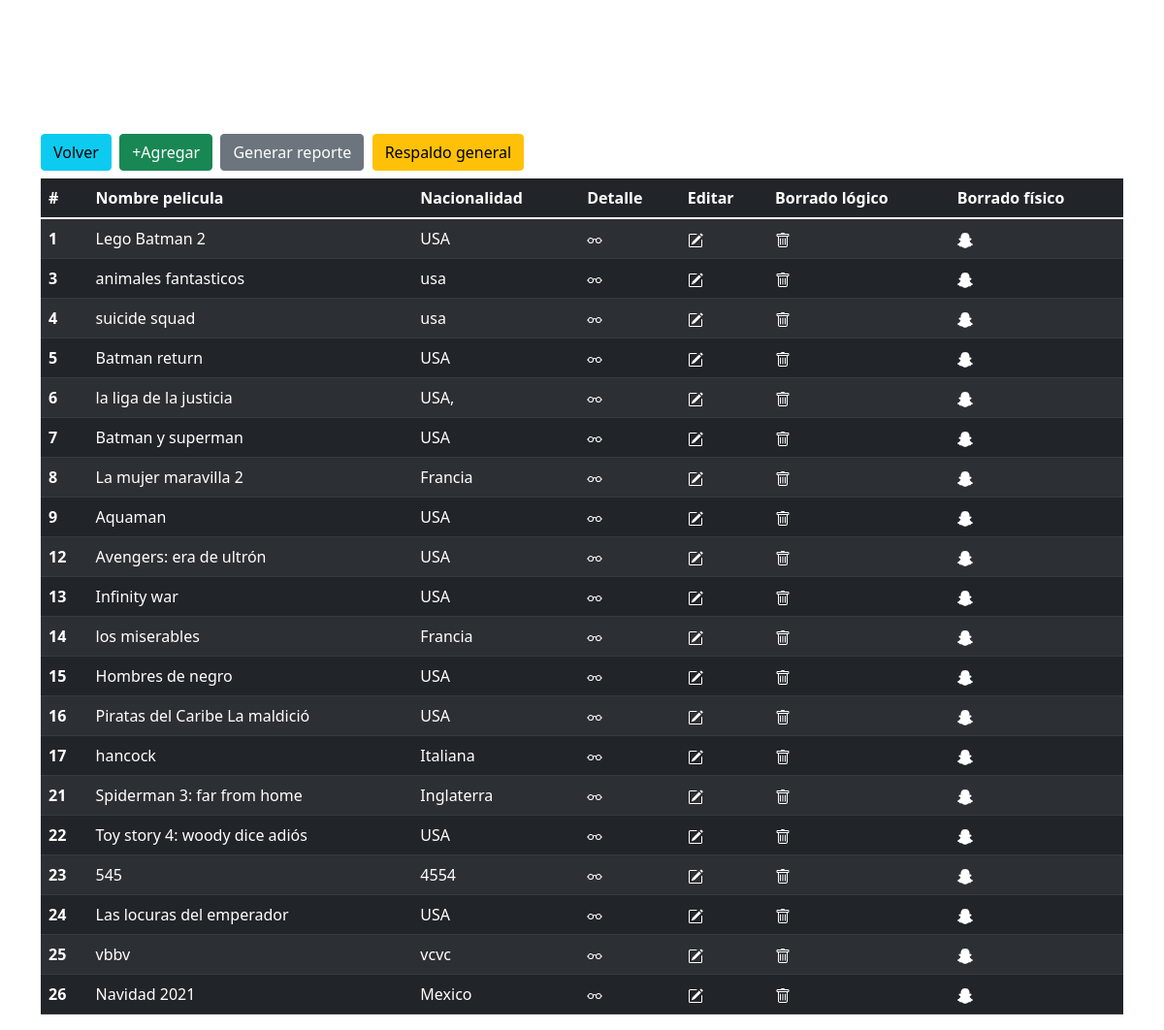
Page /peliculas2.php on the committed database.
### tables this page shows
CREATE TABLE `pelicula` (
  `idPelicula` int(11) NOT NULL,
  `nombrePelicula` varchar(150) DEFAULT NULL,
  `fecha` date DEFAULT NULL,
  `nacionalidad` varchar(30) DEFAULT NULL,
  `idioma` varchar(15) DEFAULT NULL,
  `ColorPelicula` enum('color','Blanco y Negro') DEFAULT NULL,
  `Clasificacion` varchar(30) DEFAULT NULL,
  `fecha_estreno` date DEFAULT NULL,
  `sinopsis` text DEFAULT NULL,
  `estatus` int(1) NOT NULL
);

### peliculas2.php (the view, shortened to what this page needs)
<!DOCTYPE html>
<html>
<head>
	<link href="https://cdn.jsdelivr.net/npm/bootstrap@5.1.3/dist/css/bootstrap.min.css" rel="stylesheet">
	<link rel="stylesheet" type="text/css" href="css/estiloCine1.css">
</head>
<body>
	<div class="miniespacio">
		<br><br><br><br>
	</div>
	<div class="container">
		<h2 class="letraBlanca">
			<br>
			<a href="index.php" class="btn btn-info">Volver</a>
			<a href="nuevaPelicula.php" class="btn btn-success">+Agregar</a>
			<a href="reportePeliculas.php" class="btn btn-secondary">Generar reporte</a>
			<a href="respaldoGeneral.php" class="btn btn-warning">Respaldo general</a>
		</h2>
		<?PHP
			$conexion = new mysqli("localhost", "root", "", "peliculas");
			$consulta = "SELECT idPelicula, nombrePelicula, nacionalidad, estatus FROM pelicula WHERE estatus=1";
			$resultado = $conexion->query($consulta);
		?>
		<table class="table table-dark table-striped table-hover">
		  <thead>
		    <tr>
		      <th scope="col">#</th>
		      <th scope="col">Nombre pelicula</th>
		      <th scope="col">Nacionalidad</th>
		      <th scope="col">Detalle</th>
		      <th scope="col">Editar</th>
			  <th scope="col">Borrado lógico</th>
			  <th scope="col">Borrado físico</th>
		    </tr>
		  </thead>
		  <tbody>
		  	<?PHP
			while($row = $resultado->fetch_assoc())
			{
			  	?>
			    <tr>
			      <th scope="row">
			      	<?PHP echo $row['idPelicula']; ?>
			      </th>
			      <td>
			      	<?PHP echo $row['nombrePelicula']; ?>
			      </td>
			      <td>
			      	<?PHP echo $row['nacionalidad']; ?>
			      </td>
			      <td>
			      	<a href="detallePelicula.php?id=<?php echo $row['idPelicula'];?>">
			      	</a>
			      </td>
			      <td>
			      	<a href="editarPelicula.php?id=<?php echo $row['idPelicula'];?>">
			      	</a>
			      </td>
			      <td>
			      	<a href="borrarLogicoPelicula.php?id=<?php echo $row['idPelicula'];?>">
			      	</a>
			      </td>
			      <td>
			      	<a href="borrarFisicoPelicula.php?id=<?php echo $row['idPelicula'];?>">
			      	</a>
			      </td>
			    </tr>
			    <?PHP
			}
			?>
		  </tbody>
		</table>
	</div>
</body>
</html>

### css/estiloCine1.css (style rules this page uses)
body { background-image: url("https://static.vecteezy.com/system/resources/previews/002/217/896/non_2x/cinema-wallpaper-social-media-message-background-vector.jpg"); }
.letraBlanca { color: white; }

### peliculas2.php (style rules this page uses)
a { color: white; }

### rows in the picture
pelicula: idPelicula "1", nombrePelicula "Lego Batman 2", nacionalidad "USA"
pelicula: idPelicula "3", nombrePelicula "animales fantasticos", nacionalidad "usa"
pelicula: idPelicula "4", nombrePelicula "suicide squad", nacionalidad "usa"
pelicula: idPelicula "5", nombrePelicula "Batman return", nacionalidad "USA"
pelicula: idPelicula "6", nombrePelicula "la liga de la justicia", nacionalidad "USA,"
pelicula: idPelicula "7", nombrePelicula "Batman y superman", nacionalidad "USA"
pelicula: idPelicula "8", nombrePelicula "La mujer maravilla 2", nacionalidad "Francia"
pelicula: idPelicula "9", nombrePelicula "Aquaman", nacionalidad "USA"
pelicula: idPelicula "12", nombrePelicula "Avengers: era de ultrón", nacionalidad "USA"
pelicula: idPelicula "13", nombrePelicula "Infinity war", nacionalidad "USA"
pelicula: idPelicula "14", nombrePelicula "los miserables", nacionalidad "Francia"
pelicula: idPelicula "15", nombrePelicula "Hombres de negro", nacionalidad "USA"
pelicula: idPelicula "16", nombrePelicula "Piratas del Caribe La maldició", nacionalidad "USA"
pelicula: idPelicula "17", nombrePelicula "hancock", nacionalidad "Italiana"
pelicula: idPelicula "21", nombrePelicula "Spiderman 3: far from home", nacionalidad "Inglaterra"
pelicula: idPelicula "22", nombrePelicula "Toy story 4: woody dice adiós", nacionalidad "USA"
pelicula: idPelicula "23", nombrePelicula "545", nacionalidad "4554"
pelicula: idPelicula "24", nombrePelicula "Las locuras del emperador", nacionalidad "USA"
pelicula: idPelicula "25", nombrePelicula "vbbv", nacionalidad "vcvc"
pelicula: idPelicula "26", nombrePelicula "Navidad 2021", nacionalidad "Mexico"
